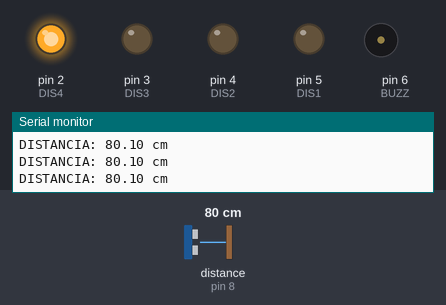
Bench run of a sketch on a simulated Arduino Uno, built with avr-gcc and run on an emulated ATmega328P. On the bench: output pins drawn as LEDs (lit = HIGH), buzzer (waves = sounding, pin HIGH), the last lines printed to the serial monitor. Wiring (inferred from the names in the program): ultrasonic range finder: trigger pin 7; echo pin 8. The inputs (shaded band) are chosen by the test bench; at power-on: distance to the obstacle (sensor on pin 8) 80 cm. The echo pulse lasts 58.3 µs per cm; pins used as bus, display or sensor lines are not drawn.

Above: at 1.2 s.
1.3 s: distance to the obstacle (sensor on pin 8) set to 64 cm
4.3 s: distance to the obstacle (sensor on pin 8) set to 58 cm
At 5.3 s:
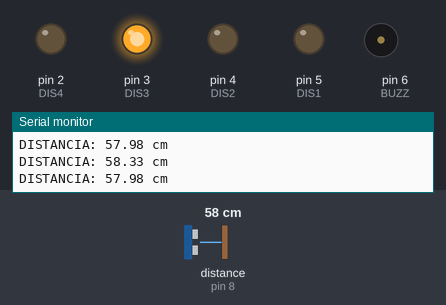
5.8 s: distance to the obstacle (sensor on pin 8) set to 44 cm
7.3 s: distance to the obstacle (sensor on pin 8) set to 38 cm
At 7.59 s:
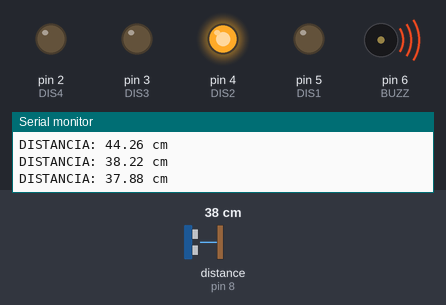
10.3 s: distance to the obstacle (sensor on pin 8) set to 2 cm
13.3 s: distance to the obstacle (sensor on pin 8) set to 35 cm
At 13.57 s:
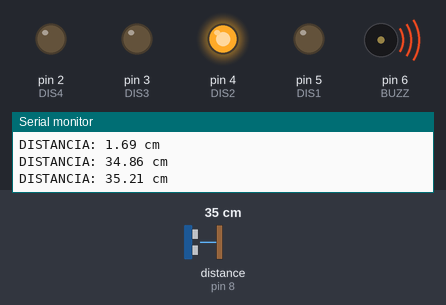
Timing chart, 0 to 17.3 s (numbered marks = the images above; inputs shaded):
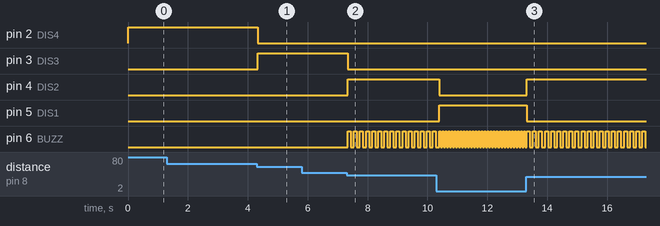

Measured:
- the behaviour switches between 61 and 60 cm on distance to the obstacle (sensor on pin 8) (found by bisection; images 0 and 1)
- the behaviour switches between 41 and 40 cm on distance to the obstacle (sensor on pin 8) (found by bisection; images 1 and 2)
- after the input at 4.3 s, pin 2 (DIS4): HIGH → LOW at once; pin 3 (DIS3): LOW → HIGH at once
- after the input at 7.3 s, pin 3 (DIS3): HIGH → LOW at once; pin 4 (DIS2): LOW → HIGH at once; pin 6 (BUZZ): alternates HIGH for 0.10 s and LOW for 0.10 s, starting at once
- after the input at 10.3 s, pin 4 (DIS2): HIGH → LOW after 0.09 s; pin 5 (DIS1): LOW → HIGH after 0.09 s; pin 6 (BUZZ): alternates HIGH for 0.05 s and LOW for 0.05 s, starting after 0.14 s
- after the input at 13.3 s, pin 4 (DIS2): LOW → HIGH at once; pin 5 (DIS1): HIGH → LOW at once; pin 6 (BUZZ): alternates HIGH for 0.10 s and LOW for 0.10 s, starting after 0.12 s

The sketch:

HCSR04A.ino
```cpp
//Prueba 5 en Arduino
//Configuración de Sensor Ultrasónico HC-SR04

#define ECHO 8 //Echo: Receptor
#define TRIG 7 //Trigger: emisor
#define BUZZ 6 //Buzzer: alarma
#define DIS1 5 //LED: Distancia 1 (Muy cerca)
#define DIS2 4 //LED: Distancia 2 (Cerca)
#define DIS3 3 //LED: Distancia 3 (Lejos)
#define DIS4 2 //LED: Distancia 4 (Muy Lejos)

void setup() {
  Serial.begin(9600);
  pinMode(ECHO,INPUT); //Echo como entrada digital
  pinMode(TRIG,OUTPUT);digitalWrite(TRIG,LOW);//Trigger como salida digital
  pinMode(DIS1,OUTPUT);digitalWrite(DIS1,LOW);
  pinMode(DIS2,OUTPUT);digitalWrite(DIS2,LOW);
  pinMode(DIS3,OUTPUT);digitalWrite(DIS3,LOW);
  pinMode(DIS4,OUTPUT);digitalWrite(DIS4,LOW);
  pinMode(BUZZ,OUTPUT);digitalWrite(BUZZ,LOW);
}

float duracion = 0.0;
float distancia = 0.0;

void loop() {
  //Emitir una señal ultrasónica desde trigger
  digitalWrite(TRIG,LOW);delayMicroseconds(2);
  digitalWrite(TRIG,HIGH);delayMicroseconds(10);
  digitalWrite(TRIG,LOW);

  duracion = pulseIn(ECHO,HIGH);//;Medir el tiempo entre LOW y HIGH
  distancia = (duracion/2.0)/29.0; //Fórmula para dist. en cm/s
  Serial.println("DISTANCIA: " + String(distancia) + " cm");

  if(distancia >= 0.0 && distancia<= 20.0)
  {
    digitalWrite(DIS1,HIGH);digitalWrite(DIS2,LOW);
    digitalWrite(DIS3,LOW);digitalWrite(DIS4,LOW);
    digitalWrite(BUZZ,HIGH);delay(50);
    digitalWrite(BUZZ,LOW);delay(50);
  }

  else if (distancia >= 21.0 && distancia <=40.0)
  {
    digitalWrite(DIS1,LOW);digitalWrite(DIS2,HIGH);
    digitalWrite(DIS3,LOW);digitalWrite(DIS4,LOW);
    digitalWrite(BUZZ,HIGH);delay(100);
    digitalWrite(BUZZ,LOW);delay(100);
  }

  else if (distancia >= 41.0 && distancia <=60.0)
  {
    digitalWrite(DIS1,LOW);digitalWrite(DIS2,LOW);
    digitalWrite(DIS3,HIGH);digitalWrite(DIS4,LOW);
    digitalWrite(BUZZ,LOW);
  }

  else if (distancia >= 61.0)
  {
    digitalWrite(DIS1,LOW);digitalWrite(DIS2,LOW);
    digitalWrite(DIS3,LOW);digitalWrite(DIS4,HIGH);
    digitalWrite(BUZZ,LOW);
  }
}
```
